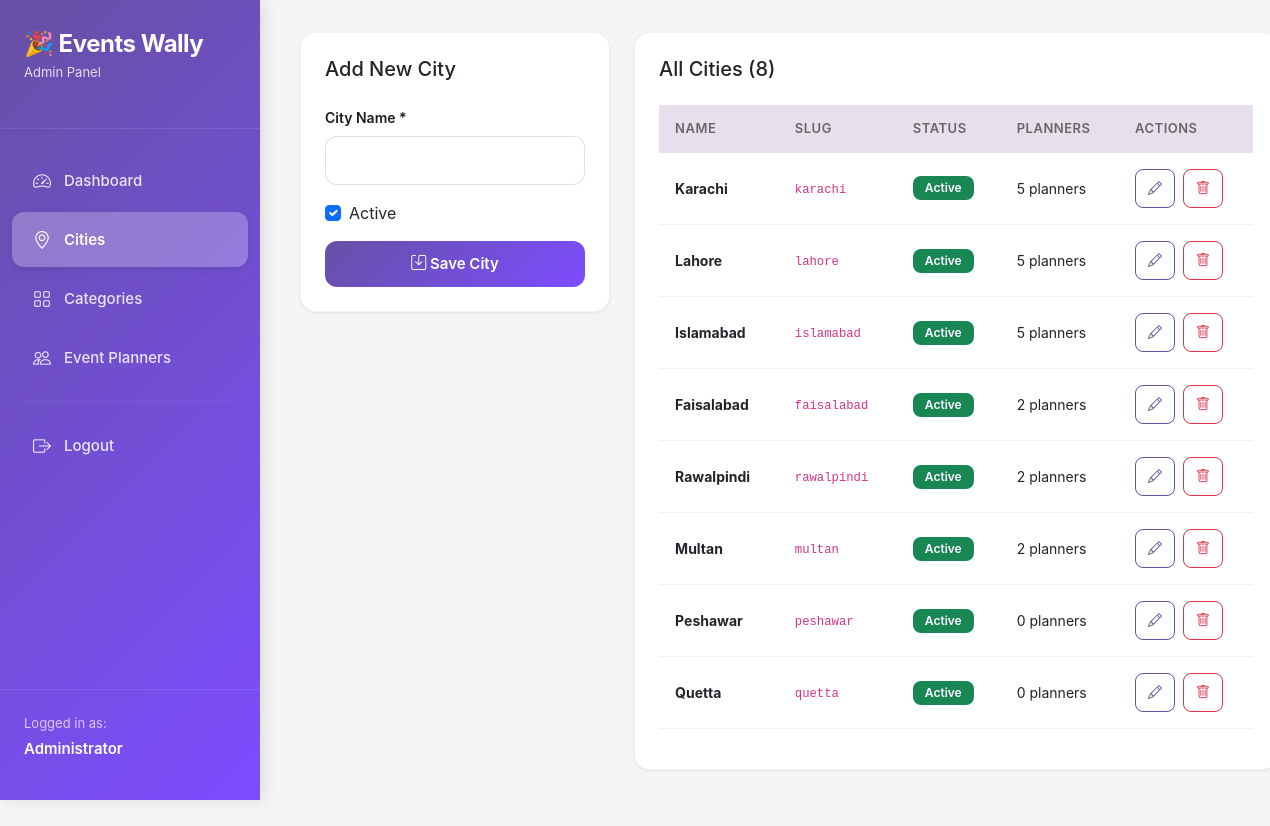
The page /admin/cities.php (signed in) on the database its author committed.
### tables this page shows
CREATE TABLE IF NOT EXISTS cities (
    id INT AUTO_INCREMENT PRIMARY KEY,
    name VARCHAR(100) NOT NULL,
    slug VARCHAR(100) NOT NULL UNIQUE,
    is_active TINYINT(1) DEFAULT 1,
    display_order INT DEFAULT 0,
    created_at TIMESTAMP DEFAULT CURRENT_TIMESTAMP,
    updated_at TIMESTAMP DEFAULT CURRENT_TIMESTAMP ON UPDATE CURRENT_TIMESTAMP
);

### admin/cities.php (the view, shortened to what this page needs)
<?php
require_once 'config.php';
$cities = $pdo->query("SELECT * FROM cities ORDER BY display_order ASC, name ASC")->fetchAll(PDO::FETCH_ASSOC);
$edit_city = null;
include 'header.php';
?>
<div class="row">
    <div class="col-md-4">
        <div class="stats-card">
            <h5 class="mb-4"><?= $edit_city ? 'Edit' : 'Add New' ?> City</h5>
            <form method="POST">
                <div class="mb-3">
                    <label class="form-label">City Name *</label>
                    <input type="text" name="name" class="form-control"
                           value="<?= $edit_city['name'] ?? '' ?>" required autofocus>
                </div>
                <div class="mb-3">
                    <div class="form-check">
                        <input type="checkbox" name="is_active" class="form-check-input" id="active"
                               <?= (!$edit_city || $edit_city['is_active']) ? 'checked' : '' ?>>
                        <label class="form-check-label" for="active">
                            Active
                        </label>
                    </div>
                </div>
                <button type="submit" class="btn btn-primary w-100">
                    <i class="bi bi-save"></i> Save City
                </button>
            </form>
        </div>
    </div>
    <div class="col-md-8">
        <div class="stats-card">
            <h5 class="mb-4">All Cities (<?= count($cities) ?>)</h5>
            <div class="table-responsive">
                <table class="table table-hover">
                    <thead>
                        <tr>
                            <th>Name</th>
                            <th>Slug</th>
                            <th>Status</th>
                            <th>Planners</th>
                            <th>Actions</th>
                        </tr>
                    </thead>
                    <tbody>
                        <?php foreach ($cities as $city):
                            $planner_count = $pdo->prepare("SELECT COUNT(*) FROM event_planners WHERE city_id = ?");
                            $planner_count->execute([$city['id']]);
                            $count = $planner_count->fetchColumn();
                        ?>
                        <tr>
                            <td><strong><?= htmlspecialchars($city['name']) ?></strong></td>
                            <td><code><?= $city['slug'] ?></code></td>
                            <td>
                                <?php if ($city['is_active']): ?>
                                    <span class="badge bg-success">Active</span>
                                <?php else: ?>
                                    <span class="badge bg-secondary">Inactive</span>
                                <?php endif; ?>
                            </td>
                            <td><?= $count ?> planners</td>
                            <td class="table-actions">
                                <a href="cities.php?edit=<?= $city['id'] ?>" class="btn btn-sm btn-outline-primary">
                                    <i class="bi bi-pencil"></i>
                                </a>
                                <a href="cities.php?delete=<?= $city['id'] ?>"
                                   class="btn btn-sm btn-outline-danger"
                                   onclick="return confirm('Delete this city? This will also delete all associated planners!')">
                                    <i class="bi bi-trash"></i>
                                </a>
                            </td>
                        </tr>
                        <?php endforeach; ?>
                    </tbody>
                </table>
            </div>
        </div>
    </div>
</div>
<?php include 'footer.php'; ?>

### admin/header.php (style rules this page uses)
:root { --primary: #6750A4; --primary-dark: #4F378B; --primary-light: #EADDFF; --secondary: #625B71; --surface: #FFFBFE; --on-surface: #1C1B1F; --surface-variant: #E7E0EC; --primary-gradient: linear-gradient(135deg, #6750A4 0%, #7C4DFF 100%); --featured-gradient: linear-gradient(135deg, #FF6B35 0%, #F7931E 100%); }
* { margin: 0; padding: 0; box-sizing: border-box; }
body { background-color: #F5F5F5; font-family: -apple-system, BlinkMacSystemFont, 'Segoe UI', Roboto, Oxygen, Ubuntu, Cantarell, sans-serif; }
.stats-card { background: white; border-radius: 16px; padding: 24px; box-shadow: 0 1px 3px rgba(0,0,0,0.08); margin-bottom: 24px; transition: all 0.2s ease; border: 1px solid rgba(0,0,0,0.05); }
.btn-primary { background: var(--primary-gradient); border: none; padding: 12px 24px; border-radius: 12px; font-weight: 600; font-size: 15px; transition: all 0.2s ease; }
.btn-outline-primary { border-color: var(--primary); color: var(--primary); border-radius: 12px; padding: 10px 20px; font-weight: 600; }
.table { font-size: 14px; }
.table thead th { background: var(--surface-variant); font-weight: 600; border: none; padding: 14px 16px; font-size: 13px; text-transform: uppercase; letter-spacing: 0.5px; color: #666; }
.table tbody td { padding: 16px; vertical-align: middle; border-bottom: 1px solid rgba(0,0,0,0.05); }
.table-actions { display: flex; gap: 8px; }
.table-actions a { padding: 8px 12px; border-radius: 8px; font-size: 14px; transition: all 0.2s ease; }
.badge { padding: 6px 12px; border-radius: 8px; font-weight: 600; font-size: 12px; }
.form-control, .form-select { border-radius: 12px; border: 1px solid rgba(0,0,0,0.12); padding: 12px 16px; font-size: 15px; }
.form-label { font-weight: 600; margin-bottom: 8px; font-size: 14px; color: var(--on-surface); }

### rows shown on the page
cities: name "Karachi", slug "karachi", is_active "Active", count "5"
cities: name "Lahore", slug "lahore", is_active "Active", count "5"
cities: name "Islamabad", slug "islamabad", is_active "Active", count "5"
cities: name "Faisalabad", slug "faisalabad", is_active "Active", count "2"
cities: name "Rawalpindi", slug "rawalpindi", is_active "Active", count "2"
cities: name "Multan", slug "multan", is_active "Active", count "2"
cities: name "Peshawar", slug "peshawar", is_active "Active", count "0"
cities: name "Quetta", slug "quetta", is_active "Active", count "0"

### other values the page prints
$_SESSION['admin_name'] "Administrator"
count($cities) "8"
